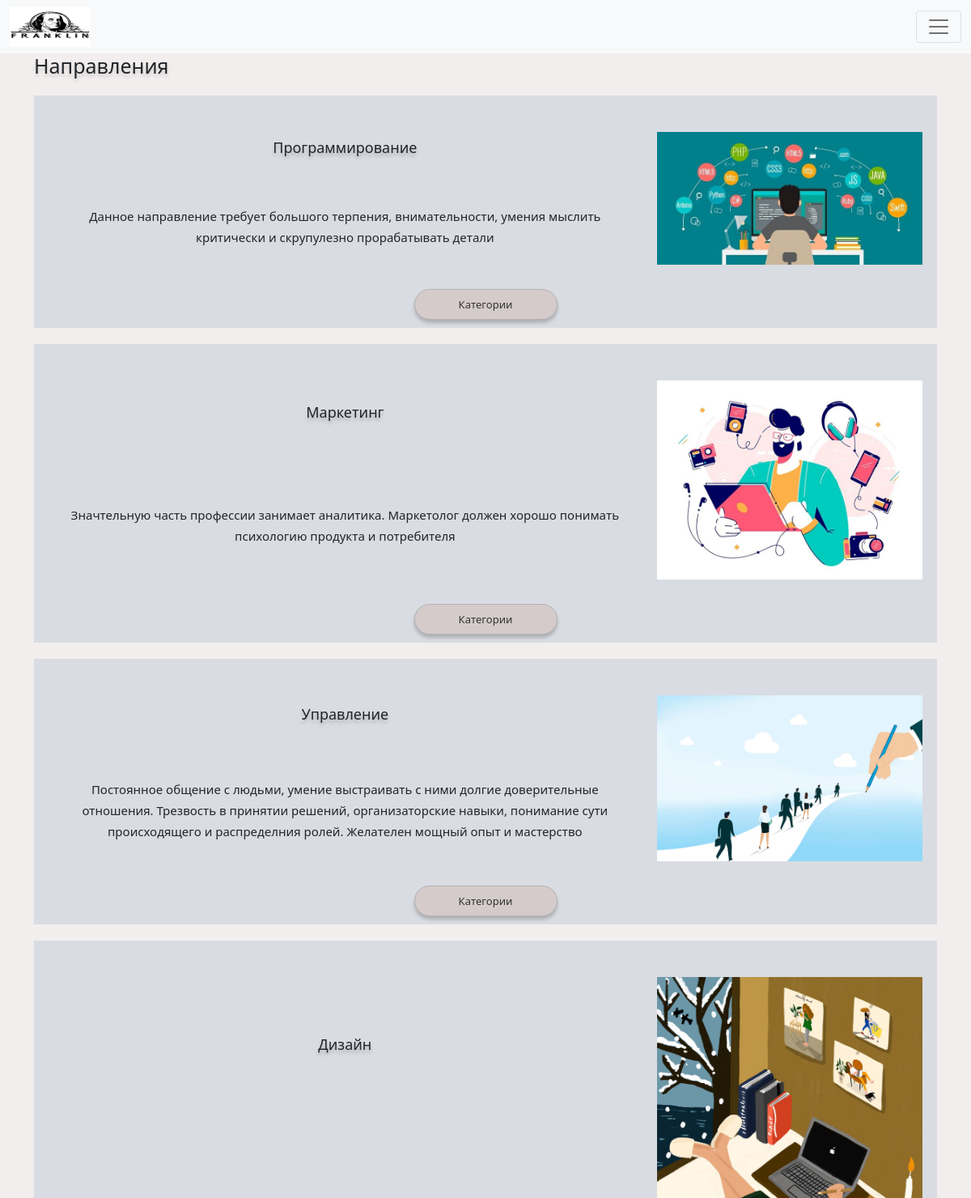
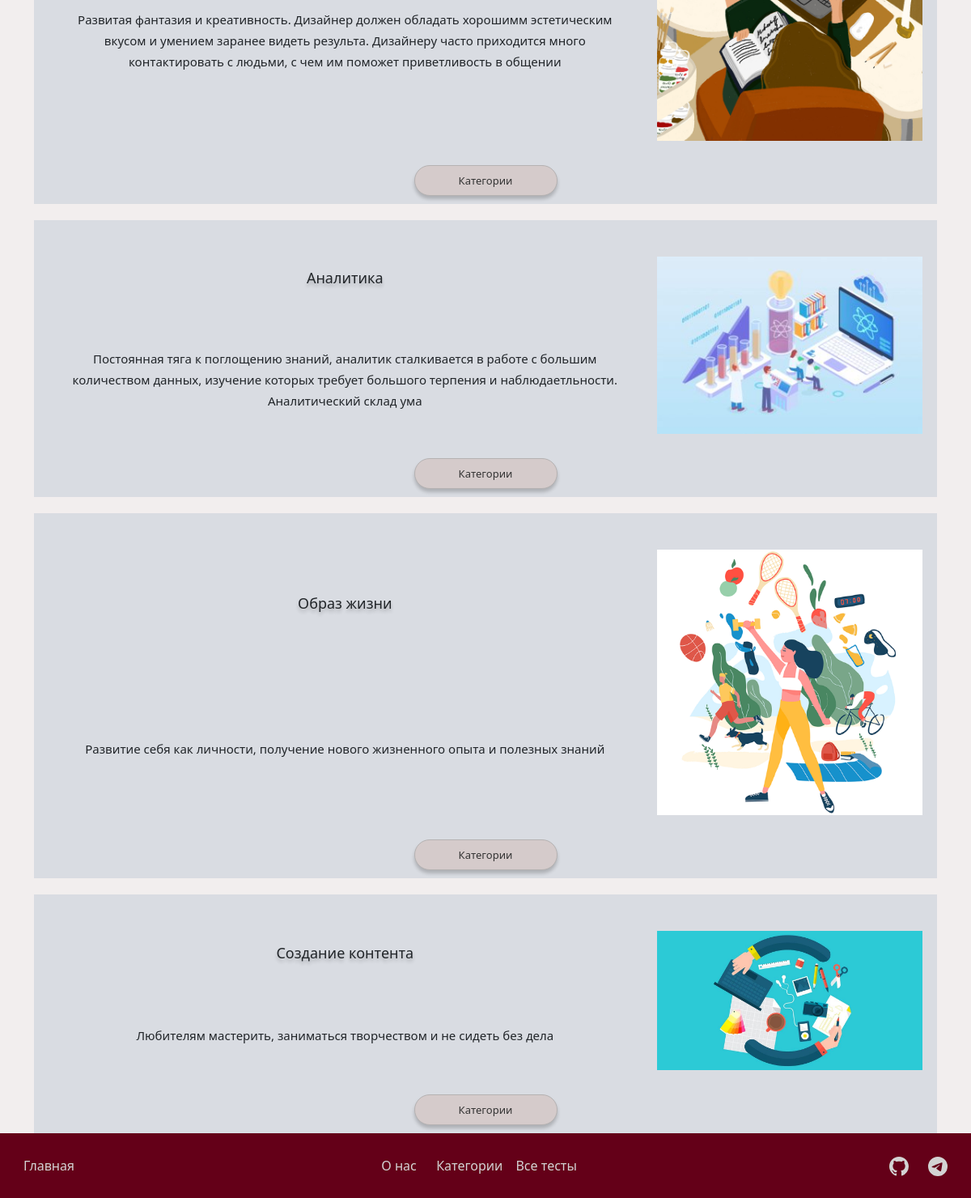
The page /categories on the database its author committed (2 pictures, top to bottom).
### models/sides.py (models this page shows)
class Sides(SqlAlchemyBase, SerializerMixin):
    __tablename__ = "sides"
    id = sqlalchemy.Column(sqlalchemy.Integer, primary_key=True, autoincrement=True)
    name = sqlalchemy.Column(sqlalchemy.String, nullable=True)
    image = sqlalchemy.Column(sqlalchemy.String, nullable=True)
    description = sqlalchemy.Column(sqlalchemy.String, nullable=True)
    json_number = sqlalchemy.Column(sqlalchemy.Integer, nullable=True)
    categories = orm.relation("Categories", back_populates="side")

### main.py (the view)
@app.route("/categories")
def get_categories():
    db_sess = db_session.create_session()
    sides = db_sess.query(Sides).all()
    return render_template("categories.html",
                           title="Направления",
                           sides=sides)

### models/db_session.py (called while the page is built)
def create_session() -> Session:
    global __factory
    return __factory()

### templates/categories.html (shortened to what this page needs)
{% extends "base.html" %}
{% block content %}
{% for side in sides %}
<div class="view">
    <div class="view-block row">
    <div class="information col-xs-12 col-md-8">
        <h3 class="for-view">{{ side.name }}</h3>
        <p class="p-for-view">{{ side.description }}</p>
    </div>
    <img class="col-xs-12 col-md-4" src="/static/img/{{ side.image }}" alt="{{ side.name }}">
</div>
<button class="standart">
    Категории
</button>
</div>
{% endfor %}
{% endblock %}

### templates/base.html (shortened to what this page needs)
<!DOCTYPE html>
<html lang="en">
<head>
    <link href="https://cdn.jsdelivr.net/npm/bootstrap@5.1.3/dist/css/bootstrap.min.css" rel="stylesheet">
    <link rel="stylesheet" type="text/css" href="{{ url_for('static', filename='css/style.css') }}">
</head>
<body>
    <header class="header-top">
        <nav class="navbar navbar-light bg-light fixed-top">
            <div class="container-fluid">
                <a href="/">
                    <img src="{{ url_for('static', filename='img/logo.svg') }}" alt="main">
                </a>
                <button class="navbar-toggler" type="button" data-bs-toggle="offcanvas" data-bs-target="#offcanvasNavbar" aria-controls="offcanvasNavbar">
                    <span class="navbar-toggler-icon"></span>
                </button>
            </div>
        </nav>
    </header>
    <main class="main container">
        <h1 class="main-h1">{{ title }}</h1>
        {% block content %}
        {% endblock %}
    </main>
    <footer class="footer">
        <div class="footer-column">
            <a href="/">Главная</a>
        </div>
        <div class="footer-column">
            <div class="row">
                <a href="/about" class="col-12 col-sm-3">О нас</a>
                <a href="/categories" class="col-12 col-sm-4">Категории</a>
                <a href="/tests" class="col-12 col-sm-5">Все тесты</a>
            </div>
        </div>
        <div class="footer-column">
            <div class="row">
                <a target="_blank" href="https://github.com/pavel-commits/franklin.git" class="col-12 col-sm-6"></a>
                <a target="_blank" href="https://t.me/pavelkozlov_ae" class="col-12 col-sm-6"></a>
            </div>
        </div>
    </footer>
</body>
</html>

### static/css/style.css (style rules this page uses)
body { background: #F2EEEE; }
.view { background: #D9DCE2; margin-top: 20px; padding: 10px; }
a { text-decoration: none; color: #000000; }
h3.for-view { font-size: 18px; text-align: center; align-items: center; font-weight: 450; line-height: 29px; text-shadow: 0px 4px 4px rgba(0, 0, 0, 0.2); }
p.p-for-view { font-weight: 350; font-size: 15px; line-height: 26px; align-items: center; text-align: center; }
button.standart { background: #D5CBCB; border: 1px solid #B5B2B2; box-sizing: border-box; box-shadow: 0px 4px 4px rgba(0, 0, 0, 0.2); border-radius: 20px; width: 177px; height: 38px; display: block; margin: 0 auto; align-self: center; font-weight: 400; color: #333333; font-size: 13px; line-height: 22px; align-items: center; text-align: center; }
.footer { background: #640018; position: fixed; bottom: 0; height: 80px; width: 100%; display: flex; justify-content: space-between; align-items: center; }
.footer-column { margin: 29px; display: flex; }
.footer-column a { color: #D3D3D3; text-decoration: none; text-align: center; display: block; margin: 3px 0; }
.main { margin-top: 64px; margin-bottom: 80px; }
.main h1.main-h1 { font-weight: 500; font-size: 25px; line-height: 34px; display: flex; align-items: center; text-align: center; text-shadow: 0px 4px 4px rgba(0, 0, 0, 0.15); }

### templates/categories.html (style rules this page uses)
.view-block { padding: 15px 10px 10px 10px; display: flex; justify-content: space-around; align-content: space-around; }
.view-block .information { display: flex; flex-direction: column; justify-content: space-around; }
.view-block img { max-width: 328px; padding: 20px 0; }

### rows shown on the page
Sides: name "Программирование", description "Данное направление требует большого терпения, внимательности, умения мыслить критически и скрупулезно прорабатывать детали", image (picture)
Sides: name "Маркетинг", description "Значтельную часть профессии занимает аналитика. Маркетолог должен хорошо понимать психологию продукта и потребителя", image (picture)
Sides: name "Управление", description "Постоянное общение с людьми, умение выстраивать с ними долгие доверительные отношения. Трезвость в принятии решений, организаторские навыки, понимание сути происходящего и распределния ролей. Желателен мощный опыт и мастерство", image (picture)
Sides: name "Дизайн", description "Развитая фантазия и креативность. Дизайнер должен обладать хорошимм эстетическим вкусом и умением заранее видеть результа. Дизайнеру часто приходится много контактировать с людьми, с чем им поможет приветливость в общении", image (picture)
Sides: name "Аналитика", description "Постоянная тяга к поглощению знаний, аналитик сталкивается в работе с большим количеством данных, изучение которых требует большого терпения и наблюдаетльности. Аналитический склад ума", image (picture)
Sides: name "Образ жизни", description "Развитие себя как личности, получение нового жизненного опыта и полезных знаний", image (picture)
Sides: name "Создание контента", description "Любителям мастерить, заниматься творчеством и не сидеть без дела", image (picture)

### other values the page prints
{{ title }} "Направления"
